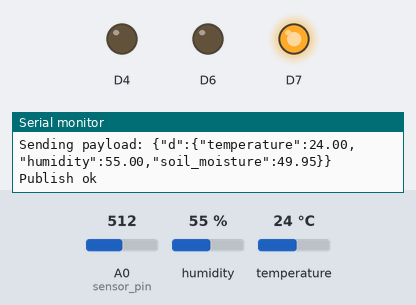
Recording of a sketch running on a simulated ESP8266 (NodeMCU). Shown: output pins drawn as LEDs (lit = HIGH), the last lines printed to the serial monitor. The test bench sets the inputs (shaded band); at power-on: A0 (sensor_pin) = 512, humidity 55 %, temperature 24 °C. WiFi joins after 1.5 s; servers stay silent unless stated; no MQTT or app messages arrive unless stated.

Above: at 2.8 s.
2.9 s: A0 (sensor_pin) set to 708
4.4 s: A0 (sensor_pin) set to 733
At 6.6 s:
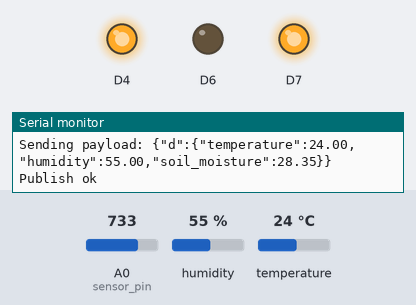
11.7 s: A0 (sensor_pin) set to 716
At 13.8 s:
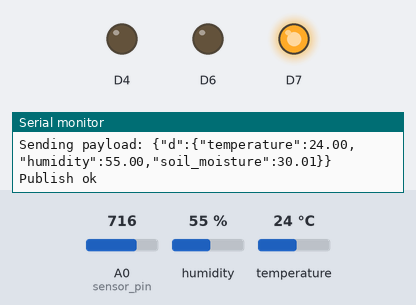
14.2 s: A0 (sensor_pin) set to 900
At 15.8 s:
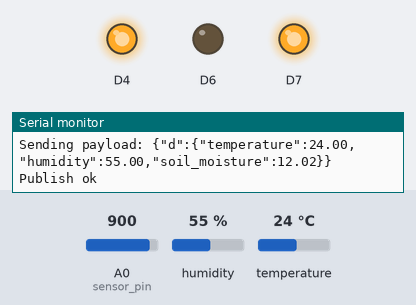
Timing chart, 0 to 17.3 s (numbered marks = the images above; inputs shaded):
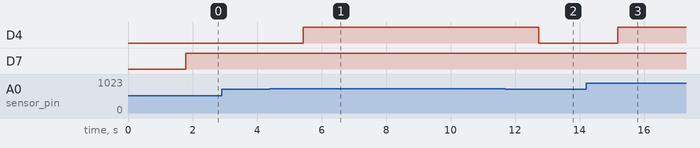

Measured:
- the behaviour switches between 716 and 717 on A0 (sensor_pin) (found by bisection; images 0 and 1)
- after the input at 4.4 s, D4: LOW → HIGH after 1.0 s
- after the input at 11.7 s, D4: HIGH → LOW after 1.0 s
- after the input at 14.2 s, D4: LOW → HIGH after 0.98 s

The sketch:

SMART_IRRIGATION_SYSTEM.ino
```cpp
const int sensor_pin = A0;

#include <ESP8266WiFi.h>
#include <PubSubClient.h>

void callback(char* topic, byte* payload, unsigned int payloadLength);
const char* ssid = "VASU GUITAR";
const char* password = "VASU2660";


#include "DHT.h"
#define DHTPIN D2
#define DHTTYPE DHT11
DHT dht(DHTPIN, DHTTYPE);


#define ORG "ti62vq"
#define DEVICE_TYPE "nodemcu555"
#define DEVICE_ID "5555"
#define TOKEN "55555555"

String data;
char server[] = ORG ".messaging.internetofthings.ibmcloud.com";
char subtopic[] = "iot-2/cmd/home/fmt/String";
char pubtopic[] = "iot-2/evt/dht11/fmt/json";
char authMethod[] = "use-token-auth";
char token[] = TOKEN;
char clientId[] = "d:" ORG ":" DEVICE_TYPE ":" DEVICE_ID;

WiFiClient wifiClient;
PubSubClient client(server, 1883, callback, wifiClient);

float moisture_percentage;
void setup()
{
  Serial.begin(9600);
  Serial.println();
  wifiConnect();
  mqttConnect();

  Serial.println("DHTxx test!");
  dht.begin();
   Serial.begin(9600);
  pinMode(D6, OUTPUT);
  pinMode(D7, OUTPUT);
  pinMode(D4, OUTPUT);


 Serial.print("Connecting to ");
 Serial.print(ssid);
 WiFi.begin(ssid, password);
 while (WiFi.status()!= WL_CONNECTED)
 {
      delay(500);
      Serial.print(".");
 }
 Serial.println("");

 Serial.print("WiFi connected, IP address : ");
 Serial.println(WiFi.localIP());
}

void loop()
{
  if (!client.loop())
  {
    mqttConnect();
  }
  delay(100);

  float moisture_percentage;
  moisture_percentage = ( 100.00 - ( (analogRead(sensor_pin)/1023.00) * 100.00 ) );
  Serial.print("Soil Moisture(in Percentage) = ");
  Serial.print(moisture_percentage);
  Serial.println("%");
  if(moisture_percentage<=30.00)
   digitalWrite(D4,HIGH);
  else if(moisture_percentage>30.00)
      digitalWrite(D4,LOW);

  float h = dht.readHumidity();
  float t = dht.readTemperature();
  float f = dht.readTemperature(true);
  if (isnan(h) || isnan(t) || isnan(f))
  {
    Serial.println("Failed to read from DHT sensor!");
    return;
  }

  Serial.print("Humidity: ");
  Serial.print(h);
  Serial.print(" %\t");
  Serial.print("Temperature: ");
  Serial.print(t);
  Serial.println(" *C ");


  digitalWrite(D6,LOW);
  digitalWrite(D7,HIGH);

  PublishData(t,h,moisture_percentage);
  delay(1000);
}

void wifiConnect()
{
  Serial.print("Connecting to "); Serial.print(ssid);
  WiFi.begin(ssid, password);
  while (WiFi.status() != WL_CONNECTED)
  {
    delay(500);
    Serial.print(".");
  }
  Serial.print("nWiFi connected, IP address: "); Serial.println(WiFi.localIP());
}

void mqttConnect()
{
  if (!client.connected())
  {
    Serial.print("Reconnecting MQTT client to ");
    Serial.println(server);
    while (!client.connect(clientId, authMethod, token))
    {
      Serial.print(".");
      delay(500);
    }
    initManagedDevice();
    Serial.println();
  }
}
void initManagedDevice()
{
  if (client.subscribe(subtopic))
  {
    Serial.println("subscribe to cmd OK");
  }
  else
  {
    Serial.println("subscribe to cmd FAILED");
  }
}

void callback(char* topic, byte* payload, unsigned int payloadLength)
{
  Serial.print("callback invoked for topic: ");
  Serial.println(subtopic);

  for (int i = 0; i < payloadLength; i++)
  {
    data += (char)payload[i];
  }
    Serial.println(data);
    if(data == "light_ON")
    {
      digitalWrite(D1,HIGH);
      Serial.println("Light is Switched ON");
    }
    else if(data == "light_OFF")
    {
       digitalWrite(D1,LOW);
        Serial.println("Light is Switched OFF");
    }
    data ="";
}
void PublishData(float temp, float humid,float m)
{
  if (!client.connected())
  {
    Serial.print("Reconnecting client to ");
    Serial.println(server);
    while (!client.connect(clientId, authMethod, token))
    {
      Serial.print(".");
      delay(500);
    }
     Serial.println();
  }
  String payload = "{\"d\":{\"temperature\":";
  payload += temp;
  payload+="," "\"humidity\":";
  payload += humid;
  payload+="," "\"soil_moisture\":";
  payload += m;

  payload += "}}";
 Serial.print("Sending payload: ");
 Serial.println(payload);

 if (client.publish(pubtopic, (char*) payload.c_str()))
 {
    Serial.println("Publish ok");
 }
 else
 {
 Serial.println("Publish failed");
 }
}
```
